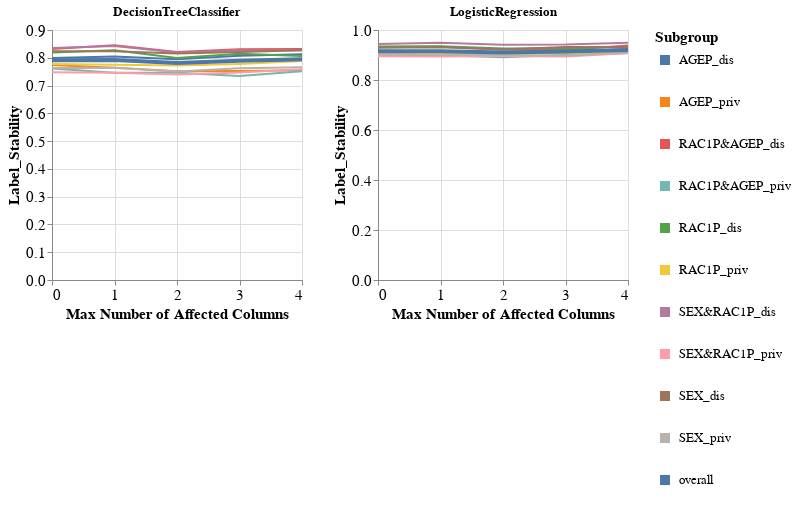

Notebook cell for this chart:
### Code cell
visualizer.create_subgroups_grid_pct_lines_per_model_plot(subgroup_metric='Label_Stability',
                                                          target_preprocessing_technique=PREPROCESSING_TECHNIQUES[0],
                                                          model_names=MODEL_NAMES,
                                                          mode='max_num_columns')

### Figure 1 — Vega-Lite specification as saved in the notebook (floating-point values rounded to 4 significant figures)
{"config": {"view": {"continuousWidth": 400, "continuousHeight": 300}, "axis": {"labelFontSize": 15, "titleFontSize": 15}, "legend": {"labelFontSize": 13, "symbolStrokeWidth": 10, "titleFontSize": 15}}, "vconcat": [{"hconcat": [{"mark": "line", "encoding": {"color": {"field": "Subgroup", "type": "nominal"}, "strokeWidth": {"condition": {"value": 4, "test": "datum.Subgroup == 'overall'"}, "value": 2}, "x": {"axis": {"tickMinStep": 1}, "field": "Percentage", "title": "Max Number of Affected Columns", "type": "quantitative"}, "y": {"field": "Metric_Value", "title": "Label_Stability", "type": "quantitative"}}, "height": 250, "title": "DecisionTreeClassifier", "width": 250}, {"data": {"name": "data-6b6159d88b7eb0e287cb03e63537d2b6"}, "mark": "line", "encoding": {"color": {"field": "Subgroup", "type": "nominal"}, "strokeWidth": {"condition": {"value": 4, "test": "datum.Subgroup == 'overall'"}, "value": 2}, "x": {"axis": {"tickMinStep": 1}, "field": "Percentage", "title": "Max Number of Affected Columns", "type": "quantitative"}, "y": {"field": "Metric_Value", "title": "Label_Stability", "type": "quantitative"}}, "height": 250, "title": "LogisticRegression", "width": 250}]}], "data": {"name": "data-c8f5f6c98735b810ab1eb87990d3f7f4"}, "$schema": "https://vega.github.io/schema/vega-lite/v4.17.0.json", "datasets": {"data-c8f5f6c98735b810ab1eb87990d3f7f4": [{"Model_Name": "DecisionTreeClassifier", "Test_Set_Index": 0.0, "Metric": "Label_Stability", "Subgroup": "AGEP_dis", "Num_Estimators": 10.0, "Metric_Value": 0.7988, "Percentage": 0.0}, {"Model_Name": "DecisionTreeClassifier", "Test_Set_Index": 0.0, "Metric": "Label_Stability", "Subgroup": "AGEP_priv", "Num_Estimators": 10.0, "Metric_Value": 0.7742, "Percentage": 0.0}, {"Model_Name": "DecisionTreeClassifier", "Test_Set_Index": 0.0, "Metric": "Label_Stability", "Subgroup": "RAC1P&AGEP_dis", "Num_Estimators": 10.0, "Metric_Value": 0.8316, "Percentage": 0.0}, {"Model_Name": "DecisionTreeClassifier", "Test_Set_Index": 0.0, "Metric": "Label_Stability", "Subgroup": "RAC1P&AGEP_priv", "Num_Estimators": 10.0, "Metric_Value": 0.7618, "Percentage": 0.0}, {"Model_Name": "DecisionTreeClassifier", "Test_Set_Index": 0.0, "Metric": "Label_Stability", "Subgroup": "RAC1P_dis", "Num_Estimators": 10.0, "Metric_Value": 0.8193, "Percentage": 0.0}, {"Model_Name": "DecisionTreeClassifier", "Test_Set_Index": 0.0, "Metric": "Label_Stability", "Subgroup": "RAC1P_priv", "Num_Estimators": 10.0, "Metric_Value": 0.7777, "Percentage": 0.0}, {"Model_Name": "DecisionTreeClassifier", "Test_Set_Index": 0.0, "Metric": "Label_Stability", "Subgroup": "SEX&RAC1P_dis", "Num_Estimators": 10.0, "Metric_Value": 0.8354, "Percentage": 0.0}, {"Model_Name": "DecisionTreeClassifier", "Test_Set_Index": 0.0, "Metric": "Label_Stability", "Subgroup": "SEX&RAC1P_priv", "Num_Estimators": 10.0, "Metric_Value": 0.748, "Percentage": 0.0}, {"Model_Name": "DecisionTreeClassifier", "Test_Set_Index": 0.0, "Metric": "Label_Stability", "Subgroup": "SEX_dis", "Num_Estimators": 10.0, "Metric_Value": 0.8232, "Percentage": 0.0}, {"Model_Name": "DecisionTreeClassifier", "Test_Set_Index": 0.0, "Metric": "Label_Stability", "Subgroup": "SEX_priv", "Num_Estimators": 10.0, "Metric_Value": 0.7632, "Percentage": 0.0}, {"Model_Name": "DecisionTreeClassifier", "Test_Set_Index": 0.0, "Metric": "Label_Stability", "Subgroup": "overall", "Num_Estimators": 10.0, "Metric_Value": 0.7911, "Percentage": 0.0}, {"Model_Name": "DecisionTreeClassifier", "Test_Set_Index": 1.0, "Metric": "Label_Stability", "Subgroup": "AGEP_dis", "Num_Estimators": 10.0, "Metric_Value": 0.8047, "Percentage": 1.0}, {"Model_Name": "DecisionTreeClassifier", "Test_Set_Index": 1.0, "Metric": "Label_Stability", "Subgroup": "AGEP_priv", "Num_Estimators": 10.0, "Metric_Value": 0.7638, "Percentage": 1.0}, {"Model_Name": "DecisionTreeClassifier", "Test_Set_Index": 1.0, "Metric": "Label_Stability", "Subgroup": "RAC1P&AGEP_dis", "Num_Estimators": 10.0, "Metric_Value": 0.845, "Percentage": 1.0}, {"Model_Name": "DecisionTreeClassifier", "Test_Set_Index": 1.0, "Metric": "Label_Stability", "Subgroup": "RAC1P&AGEP_priv", "Num_Estimators": 10.0, "Metric_Value": 0.7464, "Percentage": 1.0}, {"Model_Name": "DecisionTreeClassifier", "Test_Set_Index": 1.0, "Metric": "Label_Stability", "Subgroup": "RAC1P_dis", "Num_Estimators": 10.0, "Metric_Value": 0.8273, "Percentage": 1.0}, {"Model_Name": "DecisionTreeClassifier", "Test_Set_Index": 1.0, "Metric": "Label_Stability", "Subgroup": "RAC1P_priv", "Num_Estimators": 10.0, "Metric_Value": 0.7749, "Percentage": 1.0}, {"Model_Name": "DecisionTreeClassifier", "Test_Set_Index": 1.0, "Metric": "Label_Stability", "Subgroup": "SEX&RAC1P_dis", "Num_Estimators": 10.0, "Metric_Value": 0.8425, "Percentage": 1.0}, {"Model_Name": "DecisionTreeClassifier", "Test_Set_Index": 1.0, "Metric": "Label_Stability", "Subgroup": "SEX&RAC1P_priv", "Num_Estimators": 10.0, "Metric_Value": 0.7461, "Percentage": 1.0}, {"Model_Name": "DecisionTreeClassifier", "Test_Set_Index": 1.0, "Metric": "Label_Stability", "Subgroup": "SEX_dis", "Num_Estimators": 10.0, "Metric_Value": 0.8232, "Percentage": 1.0}, {"Model_Name": "DecisionTreeClassifier", "Test_Set_Index": 1.0, "Metric": "Label_Stability", "Subgroup": "SEX_priv", "Num_Estimators": 10.0, "Metric_Value": 0.7645, "Percentage": 1.0}, {"Model_Name": "DecisionTreeClassifier", "Test_Set_Index": 1.0, "Metric": "Label_Stability", "Subgroup": "overall", "Num_Estimators": 10.0, "Metric_Value": 0.7918, "Percentage": 1.0}, {"Model_Name": "DecisionTreeClassifier", "Test_Set_Index": 2.0, "Metric": "Label_Stability", "Subgroup": "AGEP_dis", "Num_Estimators": 10.0, "Metric_Value": 0.7943, "Percentage": 2.0}, {"Model_Name": "DecisionTreeClassifier", "Test_Set_Index": 2.0, "Metric": "Label_Stability", "Subgroup": "AGEP_priv", "Num_Estimators": 10.0, "Metric_Value": 0.7514, "Percentage": 2.0}, {"Model_Name": "DecisionTreeClassifier", "Test_Set_Index": 2.0, "Metric": "Label_Stability", "Subgroup": "RAC1P&AGEP_dis", "Num_Estimators": 10.0, "Metric_Value": 0.8206, "Percentage": 2.0}, {"Model_Name": "DecisionTreeClassifier", "Test_Set_Index": 2.0, "Metric": "Label_Stability", "Subgroup": "RAC1P&AGEP_priv", "Num_Estimators": 10.0, "Metric_Value": 0.7464, "Percentage": 2.0}, {"Model_Name": "DecisionTreeClassifier", "Test_Set_Index": 2.0, "Metric": "Label_Stability", "Subgroup": "RAC1P_dis", "Num_Estimators": 10.0, "Metric_Value": 0.7994, "Percentage": 2.0}, {"Model_Name": "DecisionTreeClassifier", "Test_Set_Index": 2.0, "Metric": "Label_Stability", "Subgroup": "RAC1P_priv", "Num_Estimators": 10.0, "Metric_Value": 0.772, "Percentage": 2.0}, {"Model_Name": "DecisionTreeClassifier", "Test_Set_Index": 2.0, "Metric": "Label_Stability", "Subgroup": "SEX&RAC1P_dis", "Num_Estimators": 10.0, "Metric_Value": 0.8189, "Percentage": 2.0}, {"Model_Name": "DecisionTreeClassifier", "Test_Set_Index": 2.0, "Metric": "Label_Stability", "Subgroup": "SEX&RAC1P_priv", "Num_Estimators": 10.0, "Metric_Value": 0.7396, "Percentage": 2.0}, {"Model_Name": "DecisionTreeClassifier", "Test_Set_Index": 2.0, "Metric": "Label_Stability", "Subgroup": "SEX_dis", "Num_Estimators": 10.0, "Metric_Value": 0.8157, "Percentage": 2.0}, {"Model_Name": "DecisionTreeClassifier", "Test_Set_Index": 2.0, "Metric": "Label_Stability", "Subgroup": "SEX_priv", "Num_Estimators": 10.0, "Metric_Value": 0.7505, "Percentage": 2.0}, {"Model_Name": "DecisionTreeClassifier", "Test_Set_Index": 2.0, "Metric": "Label_Stability", "Subgroup": "overall", "Num_Estimators": 10.0, "Metric_Value": 0.7808, "Percentage": 2.0}, {"Model_Name": "DecisionTreeClassifier", "Test_Set_Index": 3.0, "Metric": "Label_Stability", "Subgroup": "AGEP_dis", "Num_Estimators": 10.0, "Metric_Value": 0.807, "Percentage": 3.0}, {"Model_Name": "DecisionTreeClassifier", "Test_Set_Index": 3.0, "Metric": "Label_Stability", "Subgroup": "AGEP_priv", "Num_Estimators": 10.0, "Metric_Value": 0.752, "Percentage": 3.0}, {"Model_Name": "DecisionTreeClassifier", "Test_Set_Index": 3.0, "Metric": "Label_Stability", "Subgroup": "RAC1P&AGEP_dis", "Num_Estimators": 10.0, "Metric_Value": 0.8306, "Percentage": 3.0}, {"Model_Name": "DecisionTreeClassifier", "Test_Set_Index": 3.0, "Metric": "Label_Stability", "Subgroup": "RAC1P&AGEP_priv", "Num_Estimators": 10.0, "Metric_Value": 0.734, "Percentage": 3.0}, {"Model_Name": "DecisionTreeClassifier", "Test_Set_Index": 3.0, "Metric": "Label_Stability", "Subgroup": "RAC1P_dis", "Num_Estimators": 10.0, "Metric_Value": 0.8143, "Percentage": 3.0}, {"Model_Name": "DecisionTreeClassifier", "Test_Set_Index": 3.0, "Metric": "Label_Stability", "Subgroup": "RAC1P_priv", "Num_Estimators": 10.0, "Metric_Value": 0.778, "Percentage": 3.0}, {"Model_Name": "DecisionTreeClassifier", "Test_Set_Index": 3.0, "Metric": "Label_Stability", "Subgroup": "SEX&RAC1P_dis", "Num_Estimators": 10.0, "Metric_Value": 0.8265, "Percentage": 3.0}, {"Model_Name": "DecisionTreeClassifier", "Test_Set_Index": 3.0, "Metric": "Label_Stability", "Subgroup": "SEX&RAC1P_priv", "Num_Estimators": 10.0, "Metric_Value": 0.7472, "Percentage": 3.0}, {"Model_Name": "DecisionTreeClassifier", "Test_Set_Index": 3.0, "Metric": "Label_Stability", "Subgroup": "SEX_dis", "Num_Estimators": 10.0, "Metric_Value": 0.8211, "Percentage": 3.0}, {"Model_Name": "DecisionTreeClassifier", "Test_Set_Index": 3.0, "Metric": "Label_Stability", "Subgroup": "SEX_priv", "Num_Estimators": 10.0, "Metric_Value": 0.7624, "Percentage": 3.0}, {"Model_Name": "DecisionTreeClassifier", "Test_Set_Index": 3.0, "Metric": "Label_Stability", "Subgroup": "overall", "Num_Estimators": 10.0, "Metric_Value": 0.7897, "Percentage": 3.0}, {"Model_Name": "DecisionTreeClassifier", "Test_Set_Index": 4.0, "Metric": "Label_Stability", "Subgroup": "AGEP_dis", "Num_Estimators": 10.0, "Metric_Value": 0.8128, "Percentage": 4.0}, {"Model_Name": "DecisionTreeClassifier", "Test_Set_Index": 4.0, "Metric": "Label_Stability", "Subgroup": "AGEP_priv", "Num_Estimators": 10.0, "Metric_Value": 0.7548, "Percentage": 4.0}, {"Model_Name": "DecisionTreeClassifier", "Test_Set_Index": 4.0, "Metric": "Label_Stability", "Subgroup": "RAC1P&AGEP_dis", "Num_Estimators": 10.0, "Metric_Value": 0.8316, "Percentage": 4.0}, {"Model_Name": "DecisionTreeClassifier", "Test_Set_Index": 4.0, "Metric": "Label_Stability", "Subgroup": "RAC1P&AGEP_priv", "Num_Estimators": 10.0, "Metric_Value": 0.7514, "Percentage": 4.0}, {"Model_Name": "DecisionTreeClassifier", "Test_Set_Index": 4.0, "Metric": "Label_Stability", "Subgroup": "RAC1P_dis", "Num_Estimators": 10.0, "Metric_Value": 0.8068, "Percentage": 4.0}, {"Model_Name": "DecisionTreeClassifier", "Test_Set_Index": 4.0, "Metric": "Label_Stability", "Subgroup": "RAC1P_priv", "Num_Estimators": 10.0, "Metric_Value": 0.7888, "Percentage": 4.0}, {"Model_Name": "DecisionTreeClassifier", "Test_Set_Index": 4.0, "Metric": "Label_Stability", "Subgroup": "SEX&RAC1P_dis", "Num_Estimators": 10.0, "Metric_Value": 0.8271, "Percentage": 4.0}, {"Model_Name": "DecisionTreeClassifier", "Test_Set_Index": 4.0, "Metric": "Label_Stability", "Subgroup": "SEX&RAC1P_priv", "Num_Estimators": 10.0, "Metric_Value": 0.7587, "Percentage": 4.0}, {"Model_Name": "DecisionTreeClassifier", "Test_Set_Index": 4.0, "Metric": "Label_Stability", "Subgroup": "SEX_dis", "Num_Estimators": 10.0, "Metric_Value": 0.8275, "Percentage": 4.0}, {"Model_Name": "DecisionTreeClassifier", "Test_Set_Index": 4.0, "Metric": "Label_Stability", "Subgroup": "SEX_priv", "Num_Estimators": 10.0, "Metric_Value": 0.766, "Percentage": 4.0}, {"Model_Name": "DecisionTreeClassifier", "Test_Set_Index": 4.0, "Metric": "Label_Stability", "Subgroup": "overall", "Num_Estimators": 10.0, "Metric_Value": 0.7946, "Percentage": 4.0}], "data-6b6159d88b7eb0e287cb03e63537d2b6": [{"Model_Name": "LogisticRegression", "Test_Set_Index": 0.0, "Metric": "Label_Stability", "Subgroup": "AGEP_dis", "Num_Estimators": 10.0, "Metric_Value": 0.9167, "Percentage": 0.0}, {"Model_Name": "LogisticRegression", "Test_Set_Index": 0.0, "Metric": "Label_Stability", "Subgroup": "AGEP_priv", "Num_Estimators": 10.0, "Metric_Value": 0.9116, "Percentage": 0.0}, {"Model_Name": "LogisticRegression", "Test_Set_Index": 0.0, "Metric": "Label_Stability", "Subgroup": "RAC1P&AGEP_dis", "Num_Estimators": 10.0, "Metric_Value": 0.9321, "Percentage": 0.0}, {"Model_Name": "LogisticRegression", "Test_Set_Index": 0.0, "Metric": "Label_Stability", "Subgroup": "RAC1P&AGEP_priv", "Num_Estimators": 10.0, "Metric_Value": 0.8973, "Percentage": 0.0}, {"Model_Name": "LogisticRegression", "Test_Set_Index": 0.0, "Metric": "Label_Stability", "Subgroup": "RAC1P_dis", "Num_Estimators": 10.0, "Metric_Value": 0.9339, "Percentage": 0.0}, {"Model_Name": "LogisticRegression", "Test_Set_Index": 0.0, "Metric": "Label_Stability", "Subgroup": "RAC1P_priv", "Num_Estimators": 10.0, "Metric_Value": 0.9062, "Percentage": 0.0}, {"Model_Name": "LogisticRegression", "Test_Set_Index": 0.0, "Metric": "Label_Stability", "Subgroup": "SEX&RAC1P_dis", "Num_Estimators": 10.0, "Metric_Value": 0.944, "Percentage": 0.0}, {"Model_Name": "LogisticRegression", "Test_Set_Index": 0.0, "Metric": "Label_Stability", "Subgroup": "SEX&RAC1P_priv", "Num_Estimators": 10.0, "Metric_Value": 0.8949, "Percentage": 0.0}, {"Model_Name": "LogisticRegression", "Test_Set_Index": 0.0, "Metric": "Label_Stability", "Subgroup": "SEX_dis", "Num_Estimators": 10.0, "Metric_Value": 0.9292, "Percentage": 0.0}, {"Model_Name": "LogisticRegression", "Test_Set_Index": 0.0, "Metric": "Label_Stability", "Subgroup": "SEX_priv", "Num_Estimators": 10.0, "Metric_Value": 0.9028, "Percentage": 0.0}, {"Model_Name": "LogisticRegression", "Test_Set_Index": 0.0, "Metric": "Label_Stability", "Subgroup": "overall", "Num_Estimators": 10.0, "Metric_Value": 0.9151, "Percentage": 0.0}, {"Model_Name": "LogisticRegression", "Test_Set_Index": 1.0, "Metric": "Label_Stability", "Subgroup": "AGEP_dis", "Num_Estimators": 10.0, "Metric_Value": 0.9152, "Percentage": 1.0}, {"Model_Name": "LogisticRegression", "Test_Set_Index": 1.0, "Metric": "Label_Stability", "Subgroup": "AGEP_priv", "Num_Estimators": 10.0, "Metric_Value": 0.9138, "Percentage": 1.0}, {"Model_Name": "LogisticRegression", "Test_Set_Index": 1.0, "Metric": "Label_Stability", "Subgroup": "RAC1P&AGEP_dis", "Num_Estimators": 10.0, "Metric_Value": 0.9325, "Percentage": 1.0}, {"Model_Name": "LogisticRegression", "Test_Set_Index": 1.0, "Metric": "Label_Stability", "Subgroup": "RAC1P&AGEP_priv", "Num_Estimators": 10.0, "Metric_Value": 0.8988, "Percentage": 1.0}, {"Model_Name": "LogisticRegression", "Test_Set_Index": 1.0, "Metric": "Label_Stability", "Subgroup": "RAC1P_dis", "Num_Estimators": 10.0, "Metric_Value": 0.9354, "Percentage": 1.0}, {"Model_Name": "LogisticRegression", "Test_Set_Index": 1.0, "Metric": "Label_Stability", "Subgroup": "RAC1P_priv", "Num_Estimators": 10.0, "Metric_Value": 0.905, "Percentage": 1.0}, {"Model_Name": "LogisticRegression", "Test_Set_Index": 1.0, "Metric": "Label_Stability", "Subgroup": "SEX&RAC1P_dis", "Num_Estimators": 10.0, "Metric_Value": 0.9493, "Percentage": 1.0}, {"Model_Name": "LogisticRegression", "Test_Set_Index": 1.0, "Metric": "Label_Stability", "Subgroup": "SEX&RAC1P_priv", "Num_Estimators": 10.0, "Metric_Value": 0.8936, "Percentage": 1.0}, {"Model_Name": "LogisticRegression", "Test_Set_Index": 1.0, "Metric": "Label_Stability", "Subgroup": "SEX_dis", "Num_Estimators": 10.0, "Metric_Value": 0.9305, "Percentage": 1.0}, {"Model_Name": "LogisticRegression", "Test_Set_Index": 1.0, "Metric": "Label_Stability", "Subgroup": "SEX_priv", "Num_Estimators": 10.0, "Metric_Value": 0.9011, "Percentage": 1.0}, {"Model_Name": "LogisticRegression", "Test_Set_Index": 1.0, "Metric": "Label_Stability", "Subgroup": "overall", "Num_Estimators": 10.0, "Metric_Value": 0.9148, "Percentage": 1.0}, {"Model_Name": "LogisticRegression", "Test_Set_Index": 2.0, "Metric": "Label_Stability", "Subgroup": "AGEP_dis", "Num_Estimators": 10.0, "Metric_Value": 0.9119, "Percentage": 2.0}, {"Model_Name": "LogisticRegression", "Test_Set_Index": 2.0, "Metric": "Label_Stability", "Subgroup": "AGEP_priv", "Num_Estimators": 10.0, "Metric_Value": 0.9059, "Percentage": 2.0}, {"Model_Name": "LogisticRegression", "Test_Set_Index": 2.0, "Metric": "Label_Stability", "Subgroup": "RAC1P&AGEP_dis", "Num_Estimators": 10.0, "Metric_Value": 0.922, "Percentage": 2.0}, {"Model_Name": "LogisticRegression", "Test_Set_Index": 2.0, "Metric": "Label_Stability", "Subgroup": "RAC1P&AGEP_priv", "Num_Estimators": 10.0, "Metric_Value": 0.8908, "Percentage": 2.0}, {"Model_Name": "LogisticRegression", "Test_Set_Index": 2.0, "Metric": "Label_Stability", "Subgroup": "RAC1P_dis", "Num_Estimators": 10.0, "Metric_Value": 0.9258, "Percentage": 2.0}, {"Model_Name": "LogisticRegression", "Test_Set_Index": 2.0, "Metric": "Label_Stability", "Subgroup": "RAC1P_priv", "Num_Estimators": 10.0, "Metric_Value": 0.9025, "Percentage": 2.0}, {"Model_Name": "LogisticRegression", "Test_Set_Index": 2.0, "Metric": "Label_Stability", "Subgroup": "SEX&RAC1P_dis", "Num_Estimators": 10.0, "Metric_Value": 0.941, "Percentage": 2.0}, {"Model_Name": "LogisticRegression", "Test_Set_Index": 2.0, "Metric": "Label_Stability", "Subgroup": "SEX&RAC1P_priv", "Num_Estimators": 10.0, "Metric_Value": 0.8957, "Percentage": 2.0}, {"Model_Name": "LogisticRegression", "Test_Set_Index": 2.0, "Metric": "Label_Stability", "Subgroup": "SEX_dis", "Num_Estimators": 10.0, "Metric_Value": 0.9222, "Percentage": 2.0}, {"Model_Name": "LogisticRegression", "Test_Set_Index": 2.0, "Metric": "Label_Stability", "Subgroup": "SEX_priv", "Num_Estimators": 10.0, "Metric_Value": 0.8994, "Percentage": 2.0}, {"Model_Name": "LogisticRegression", "Test_Set_Index": 2.0, "Metric": "Label_Stability", "Subgroup": "overall", "Num_Estimators": 10.0, "Metric_Value": 0.91, "Percentage": 2.0}, {"Model_Name": "LogisticRegression", "Test_Set_Index": 3.0, "Metric": "Label_Stability", "Subgroup": "AGEP_dis", "Num_Estimators": 10.0, "Metric_Value": 0.9138, "Percentage": 3.0}, {"Model_Name": "LogisticRegression", "Test_Set_Index": 3.0, "Metric": "Label_Stability", "Subgroup": "AGEP_priv", "Num_Estimators": 10.0, "Metric_Value": 0.9148, "Percentage": 3.0}, {"Model_Name": "LogisticRegression", "Test_Set_Index": 3.0, "Metric": "Label_Stability", "Subgroup": "RAC1P&AGEP_dis", "Num_Estimators": 10.0, "Metric_Value": 0.9201, "Percentage": 3.0}, {"Model_Name": "LogisticRegression", "Test_Set_Index": 3.0, "Metric": "Label_Stability", "Subgroup": "RAC1P&AGEP_priv", "Num_Estimators": 10.0, "Metric_Value": 0.9012, "Percentage": 3.0}, {"Model_Name": "LogisticRegression", "Test_Set_Index": 3.0, "Metric": "Label_Stability", "Subgroup": "RAC1P_dis", "Num_Estimators": 10.0, "Metric_Value": 0.9267, "Percentage": 3.0}, {"Model_Name": "LogisticRegression", "Test_Set_Index": 3.0, "Metric": "Label_Stability", "Subgroup": "RAC1P_priv", "Num_Estimators": 10.0, "Metric_Value": 0.9081, "Percentage": 3.0}, {"Model_Name": "LogisticRegression", "Test_Set_Index": 3.0, "Metric": "Label_Stability", "Subgroup": "SEX&RAC1P_dis", "Num_Estimators": 10.0, "Metric_Value": 0.9416, "Percentage": 3.0}, {"Model_Name": "LogisticRegression", "Test_Set_Index": 3.0, "Metric": "Label_Stability", "Subgroup": "SEX&RAC1P_priv", "Num_Estimators": 10.0, "Metric_Value": 0.8936, "Percentage": 3.0}, {"Model_Name": "LogisticRegression", "Test_Set_Index": 3.0, "Metric": "Label_Stability", "Subgroup": "SEX_dis", "Num_Estimators": 10.0, "Metric_Value": 0.9323, "Percentage": 3.0}, {"Model_Name": "LogisticRegression", "Test_Set_Index": 3.0, "Metric": "Label_Stability", "Subgroup": "SEX_priv", "Num_Estimators": 10.0, "Metric_Value": 0.8983, "Percentage": 3.0}, {"Model_Name": "LogisticRegression", "Test_Set_Index": 3.0, "Metric": "Label_Stability", "Subgroup": "overall", "Num_Estimators": 10.0, "Metric_Value": 0.9141, "Percentage": 3.0}, {"Model_Name": "LogisticRegression", "Test_Set_Index": 4.0, "Metric": "Label_Stability", "Subgroup": "AGEP_dis", "Num_Estimators": 10.0, "Metric_Value": 0.9228, "Percentage": 4.0}, {"Model_Name": "LogisticRegression", "Test_Set_Index": 4.0, "Metric": "Label_Stability", "Subgroup": "AGEP_priv", "Num_Estimators": 10.0, "Metric_Value": 0.9132, "Percentage": 4.0}, {"Model_Name": "LogisticRegression", "Test_Set_Index": 4.0, "Metric": "Label_Stability", "Subgroup": "RAC1P&AGEP_dis", "Num_Estimators": 10.0, "Metric_Value": 0.9378, "Percentage": 4.0}, {"Model_Name": "LogisticRegression", "Test_Set_Index": 4.0, "Metric": "Label_Stability", "Subgroup": "RAC1P&AGEP_priv", "Num_Estimators": 10.0, "Metric_Value": 0.9077, "Percentage": 4.0}, {"Model_Name": "LogisticRegression", "Test_Set_Index": 4.0, "Metric": "Label_Stability", "Subgroup": "RAC1P_dis", "Num_Estimators": 10.0, "Metric_Value": 0.9326, "Percentage": 4.0}, {"Model_Name": "LogisticRegression", "Test_Set_Index": 4.0, "Metric": "Label_Stability", "Subgroup": "RAC1P_priv", "Num_Estimators": 10.0, "Metric_Value": 0.9137, "Percentage": 4.0}, {"Model_Name": "LogisticRegression", "Test_Set_Index": 4.0, "Metric": "Label_Stability", "Subgroup": "SEX&RAC1P_dis", "Num_Estimators": 10.0, "Metric_Value": 0.9493, "Percentage": 4.0}, {"Model_Name": "LogisticRegression", "Test_Set_Index": 4.0, "Metric": "Label_Stability", "Subgroup": "SEX&RAC1P_priv", "Num_Estimators": 10.0, "Metric_Value": 0.9069, "Percentage": 4.0}, {"Model_Name": "LogisticRegression", "Test_Set_Index": 4.0, "Metric": "Label_Stability", "Subgroup": "SEX_dis", "Num_Estimators": 10.0, "Metric_Value": 0.9323, "Percentage": 4.0}, {"Model_Name": "LogisticRegression", "Test_Set_Index": 4.0, "Metric": "Label_Stability", "Subgroup": "SEX_priv", "Num_Estimators": 10.0, "Metric_Value": 0.909, "Percentage": 4.0}, {"Model_Name": "LogisticRegression", "Test_Set_Index": 4.0, "Metric": "Label_Stability", "Subgroup": "overall", "Num_Estimators": 10.0, "Metric_Value": 0.9198, "Percentage": 4.0}]}}
